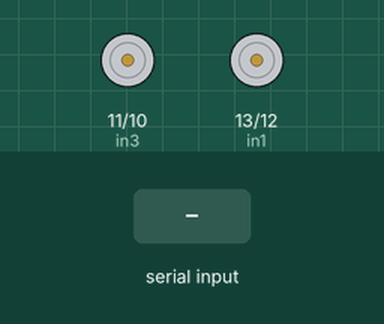
This sketch was run on a simulated Arduino Uno, built with avr-gcc and run on an emulated ATmega328P. Shown: motor-driver pin pairs drawn as motors (green arrow = first pin HIGH = forward, orange = second pin HIGH = backward, longer = more drive). The inputs (shaded band) are chosen by the test bench.

Above: at 1.2 s.
1.3 s: "forward" received over Serial
At 1.8 s:
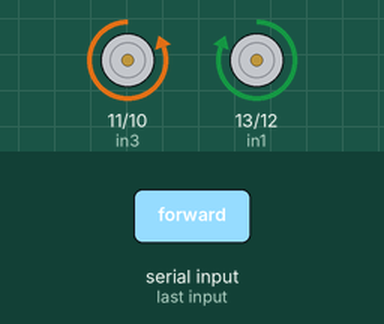
2.9 s: "backward" received over Serial
At 3.6 s:
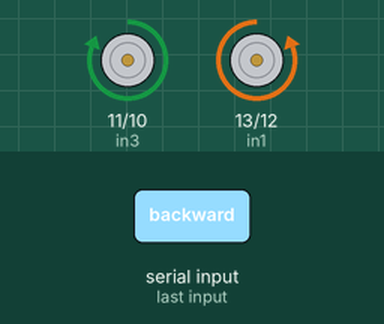
4.5 s: "right" received over Serial
At 5.6 s:
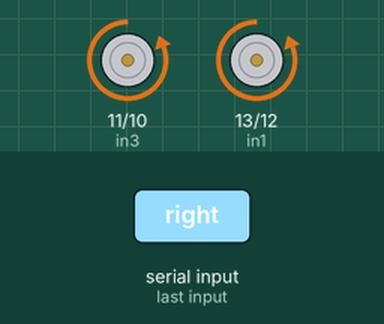
6.0 s: "left" received over Serial
At 7.4 s:
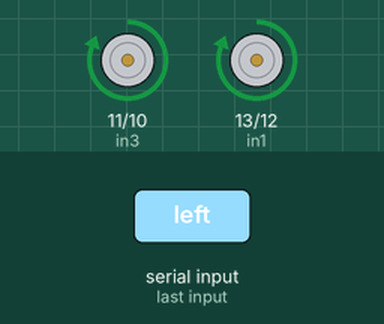
Timing chart, 0 to 8.5 s (numbered marks = the images above; inputs shaded):
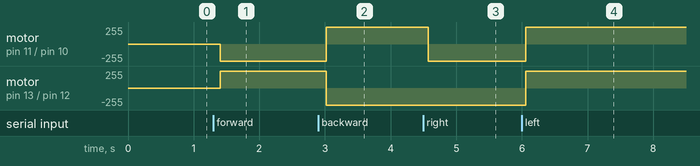

Measured:
- after the input at 1.3 s, motor on pin 11 (in3) / pin 10 (in4): stopped → backward 255/255 after 0.11 s; motor on pin 13 (in1) / pin 12 (in2): stopped → forward 255/255 after 0.11 s
- after the input at 2.9 s, motor on pin 11 (in3) / pin 10 (in4): backward 255/255 → forward 255/255 after 0.12 s; motor on pin 13 (in1) / pin 12 (in2): forward 255/255 → backward 255/255 after 0.12 s
- after the input at 4.5 s, motor on pin 11 (in3) / pin 10 (in4): forward 255/255 → backward 255/255 after 0.08 s
- after the input at 6.0 s, motor on pin 11 (in3) / pin 10 (in4), motor on pin 13 (in1) / pin 12 (in2): backward 255/255 → forward 255/255 after 0.06 s

The sketch:

voiceControllCar.ino
```cpp
#define in1 13
#define in2 12
#define in3 11
#define in4 10
String text = "";
char c;

void setup() {
 Serial.begin(9600);
 pinMode(in1,OUTPUT);
 pinMode(in2,OUTPUT);
 pinMode(in3,OUTPUT);
 pinMode(in4,OUTPUT);

}

void loop() {
 while(Serial.available())
 {
  c = Serial.read();
  text = text+c;
  delay(15);
 }
if(text == "forward")
{
  digitalWrite(in1,HIGH);
  digitalWrite(in2,LOW);
  digitalWrite(in3,LOW);
  digitalWrite(in4,HIGH);
}
else if(text == "backward")
{
  digitalWrite(in1,LOW);
  digitalWrite(in2,HIGH);
  digitalWrite(in3,HIGH);
  digitalWrite(in4,LOW);
}
else if(text == "right")
{
  digitalWrite(in1,LOW);
  digitalWrite(in2,HIGH);
  digitalWrite(in3,LOW);
  digitalWrite(in4,HIGH);
}
else if(text == "left")
{
  digitalWrite(in1,HIGH);
  digitalWrite(in2,LOW);
  digitalWrite(in3,HIGH);
  digitalWrite(in4,LOW);
}
text = "";
}
```
